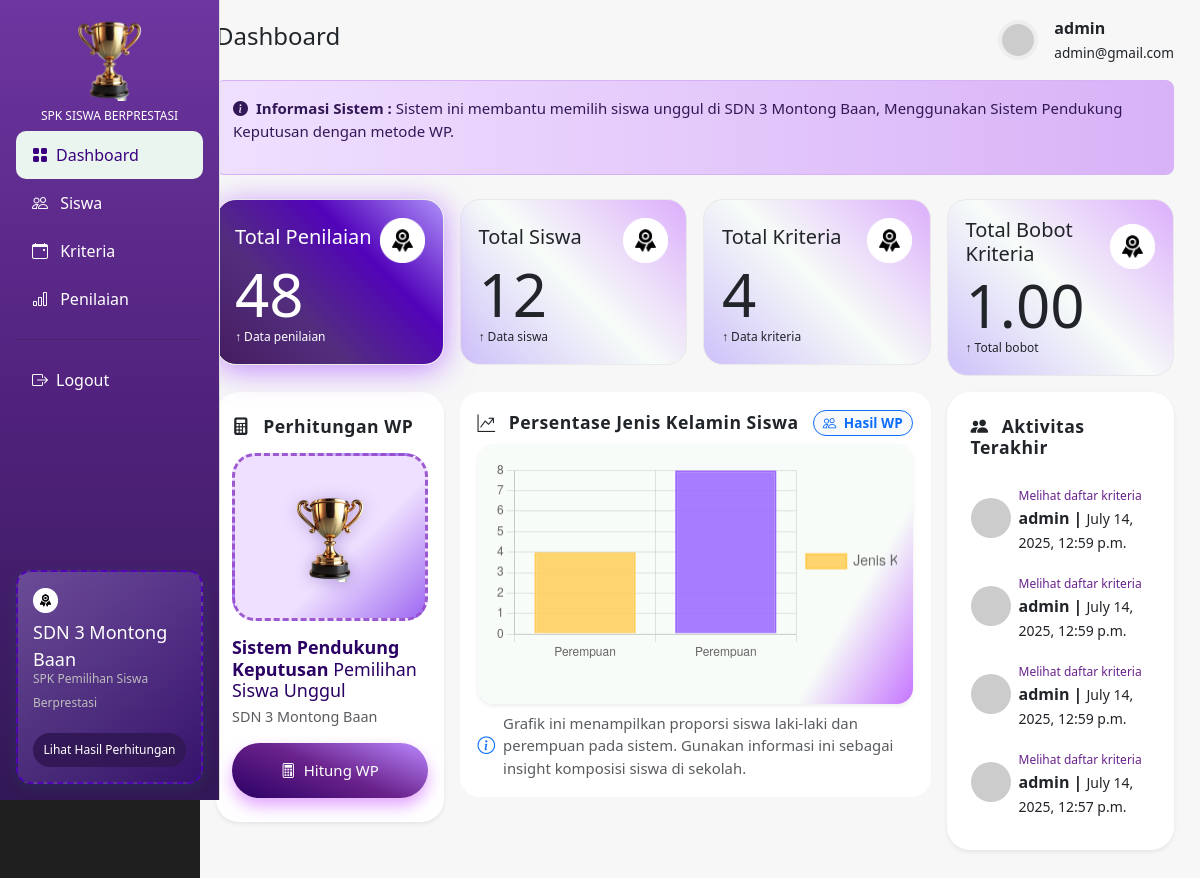
Page /dashboard/ (signed in) on the earlier database version.
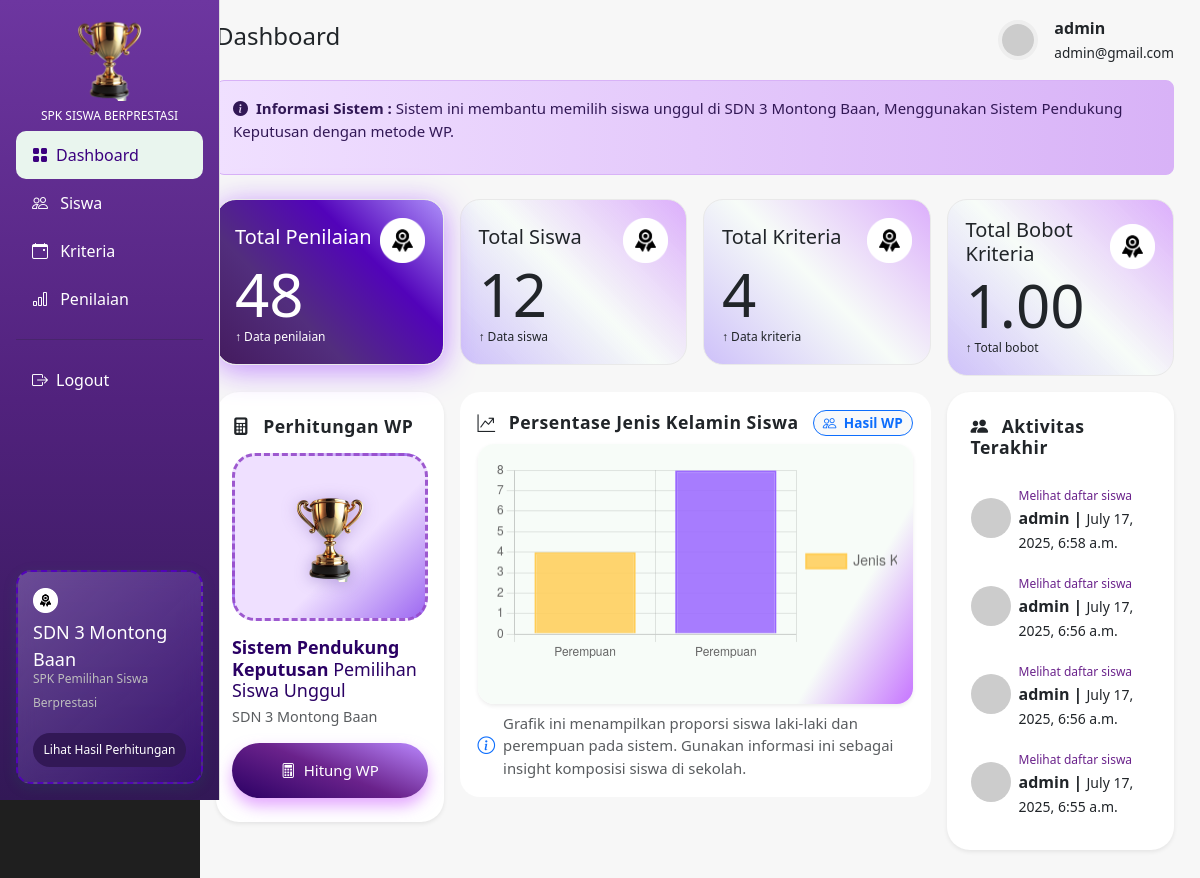
Same page on the later database version.
### spk_prestasi_app/models.py (models this page shows, shortened)
class LogAktivitas(models.Model):
    user = models.ForeignKey(User, on_delete=models.SET_NULL, null=True)
    aksi = models.CharField(max_length=20)
    objek = models.CharField(max_length=50)
    object_id = models.PositiveIntegerField(null=True, blank=True)
    timestamp = models.DateTimeField(auto_now_add=True)
    keterangan = models.TextField(blank=True)
    class Meta:
        ordering = ['-timestamp']

### spk_prestasi_app/views.py (the view)
# urls.py: path('dashboard/', views.dashboard, name='dashboard'),
@login_required
def dashboard(request):
    total_penilaian = Penilaian.objects.count()
    total_siswa = Siswa.objects.count()
    total_kriteria = Kriteria.objects.count()
    total_bobot = Kriteria.objects.aggregate(total=Sum('bobot'))['total'] or 0
    gender_counts = (
        Siswa.objects.values('jenis_kelamin')
        .annotate(jumlah=Count('id'))
        .order_by()
    )
    gender_labels = ['Laki-laki' if g['jenis_kelamin'] == 'L' else 'Perempuan' for g in gender_counts]
    gender_data = [g['jumlah'] for g in gender_counts]
    recent_logs = LogAktivitas.objects.all().order_by('-timestamp')[:4]
    context = {
        'total_penilaian': total_penilaian,
        'total_siswa': total_siswa,
        'total_kriteria': total_kriteria,
        'total_bobot': total_bobot,
        'kategori_labels': gender_labels,
        'kategori_data': gender_data,
        'recent_logs': recent_logs,
    }
    return render(request, 'dashboard.html', context)

### templates/dashboard.html (shortened to what the changed rows need)
{% extends "base.html" %}
{% load static %}
{% block content %}
<div class="row g-3 mb-3 px-3">
    <div class="col-md-3">
        <div class="card-custom card-custom-green d-flex flex-column justify-content-center">
            <h2 style="font-size: 60px; font-weight: 400; color: #ffffff; margin-top: -5px; ">
                {{ total_penilaian }}</h2>
        </div>
    </div>
    <div class="col-md-3">
        <div class="card-custom d-flex flex-column justify-content-center">
            <h2 style="font-size: 60px; font-weight: 400;  margin-top: -5px; ">
                {{ total_siswa }}</h2>
        </div>
    </div>
    <div class="col-md-3">
        <div class="card-custom d-flex flex-column justify-content-center">
            <h2 style="font-size: 60px; font-weight: 400;  margin-top: -5px; ">
                {{ total_kriteria }}</h2>
        </div>
    </div>
    <div class="col-md-3">
        <div class="card-custom d-flex flex-column justify-content-center">
            <h2 style="font-size: 60px; font-weight: 400;  margin-top: -5px; ">
                {{ total_bobot|floatformat:2 }}
            </h2>
        </div>
    </div>
</div>
<div class="row g-3 mb-4 px-3 pb-5">
    <div class="col-md-3 ">
        <div class="card-custom1 px-2 py-4 shadow-sm" style="border-radius: 23px;">
            <ul class="list-group list-group-flush mt-3">
                {% for recent_activity in recent_logs %}
                <li class="list-group-item border-0 d-flex align-items-center">
                    <img src="https://i.pravatar.cc/30?img=1" class="rounded-img me-2">
                    <div>
                        <span style="font-size: 12px; color: #6a228b; font-weight: 200;">{{ recent_activity.keterangan }}</span><br>
                        <strong>{{ recent_activity.user }} | </strong>
                        <small>{{recent_activity.timestamp}}</small>
                    </div>
                </li>
                {% endfor %}
            </ul>
        </div>
    </div>
</div>
{% endblock %}
{% block script %}
<script>
    const kategoriCtx = document.getElementById('kategoriChart').getContext('2d');
    const kategoriChart = new Chart(kategoriCtx, {
        type: 'bar',
        data: {
            labels: {{ kategori_labels|safe }},
            datasets: [{
                label: 'Jenis Kelamin',
                data: {{ kategori_data|safe }},
                backgroundColor: [
                    'rgba(255, 205, 86, 0.85)',   // Laki-laki - vibrant yellow
                    'rgba(153, 102, 255, 0.85)'   // Perempuan - soft purple
                ],
                borderColor: [
                    'rgba(255, 205, 86, 1)',
                    'rgba(153, 102, 255, 1)'
                ],
                borderWidth: 2
            }]
        },
        options: {
            responsive: true,
            plugins: {
                legend: {
                    position: 'right',
                    labels: {
                        font: {
                            size: 14
                        }
                    }
                },
                tooltip: {
                    callbacks: {
                        label: function(context) {
                            const label = context.label || '';
                            const value = context.parsed;
                            const total = context.dataset.data.reduce((a, b) => a + b, 0);
                            const percentage = ((value / total) * 100).toFixed(1);
                            return `${label}: ${value} siswa (${percentage}%)`;
                        }
                    }
                }
            }
        }
    });
</script>
{% endblock %}

Differences in the rows shown:
no longer on this page (row unchanged): LogAktivitas: keterangan "Melihat daftar kriteria", user "admin", timestamp "July 14, 2025, 12:59 p.m."
no longer on this page (row unchanged): LogAktivitas: keterangan "Melihat daftar kriteria", user "admin", timestamp "July 14, 2025, 12:59 p.m."
no longer on this page (row unchanged): LogAktivitas: keterangan "Melihat daftar kriteria", user "admin", timestamp "July 14, 2025, 12:59 p.m."
no longer on this page (row unchanged): LogAktivitas: keterangan "Melihat daftar kriteria", user "admin", timestamp "July 14, 2025, 12:57 p.m."
added LogAktivitas: keterangan "Melihat daftar siswa", user "admin", timestamp "July 17, 2025, 6:58 a.m."
added LogAktivitas: keterangan "Melihat daftar siswa", user "admin", timestamp "July 17, 2025, 6:56 a.m."
added LogAktivitas: keterangan "Melihat daftar siswa", user "admin", timestamp "July 17, 2025, 6:56 a.m."
added LogAktivitas: keterangan "Melihat daftar siswa", user "admin", timestamp "July 17, 2025, 6:55 a.m."
